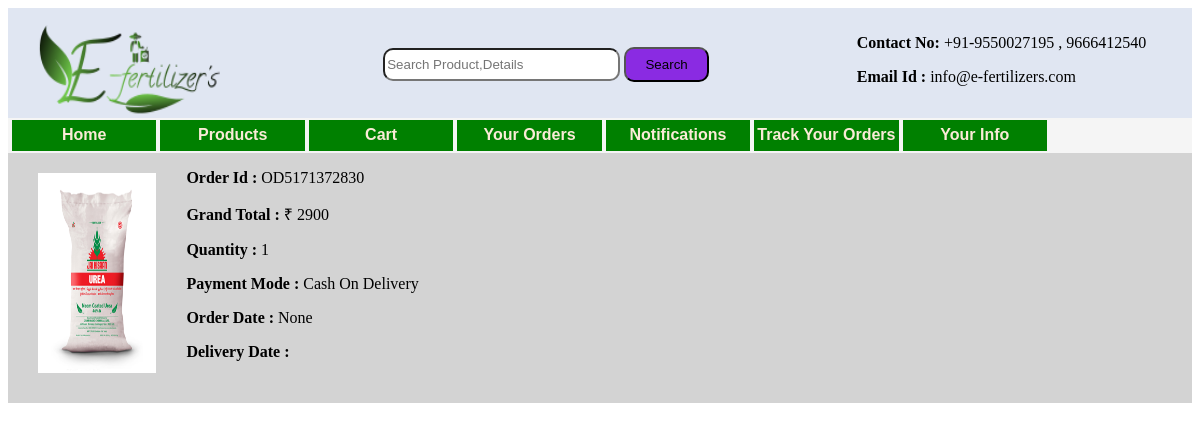
The app's page /forders with its own data.
### Farmer/models.py (models this page shows)
class Order(models.Model):
    Customer_Email = models.EmailField()
    Seller_Email = models.EmailField()
    Pro_Id = models.IntegerField(default=0)
    Order_Id = models.CharField(max_length=50,default="ABC",unique=True)
    Name = models.CharField(max_length=20)
    Price = models.IntegerField()
    Quantity = models.IntegerField()
    Weight = models.IntegerField()
    Weight1 = models.CharField(max_length=10,default=0)
    Sub_Total = models.IntegerField()
    Payment_Mode = models.CharField(default=0,max_length=100)
    Order_Status = models.CharField(max_length=100)
    Order_Date = models.DateTimeField(auto_now=True,auto_now_add=False)
    Status_Date = models.DateTimeField(auto_now=True,auto_now_add=False)
    Image = models.ImageField(upload_to='orders')

### Farmer/views.py (the view)
# urls.py: path('forders',views.Farmer_Orders,name='forders'),
def Farmer_Orders(request):
    if request.method == "POST":
        Price = 0
        Image = 0
        Name = 0
        Quantity = 0
        Payment = request.POST.get("Payment")
        for item in Cart.objects.all():
            id = item.Index_Id
            Name = item.Name
            Price = item.Sub_Total
            Image = item.Image
            Quantity = item.Quantity
        d = datetime.date.today()
        Delivery_Date = datetime.date.today() + datetime.timedelta(days=5)
        print(Delivery_Date)
        print(d)
        def Oid():
            x = random.randrange(1000000000,9999999999)
            print(x)
            i = "OD"
            n = str(i)
            r = (n + str(x))
            num = str(r)
            print(num)
            try :
                order = Order.objects.get(Order_Id=num)
                Oid()
            except Order.DoesNotExist:
                return num
        Order_Id = Oid()
        Order(Name=Name,Price=Price,Image=Image,Quantity=Quantity,Order_Id=Order_Id,Order_Date=d,Payment_Mode=Payment,Delivery_Date=Delivery_Date).save()
        Cart.objects.all().delete()
        res = Order.objects.all()
        return render(request,"Farmer/Farmer Orders.html",{"ord":res})
    else:
        res = Order.objects.all()
        return render(request,"Farmer/Farmer Orders.html",{"ord":res})

### Templates/Farmer/Farmer Orders.html (shortened to what this page needs)
{% extends 'Farmer_Base.html' %}
{% block Farmer %}
{% load static %}
{% for item in ord %}
<div class="Farmer_Order1">
    <div class="Farmer_Order2">
        <a href="details?id={{item.id}}">
            <img width="100" height="100" src="{{item.Image.url}}">
        </a>
    </div>
    <div class="Farmer_Order3">
        <p><b>Order Id : </b>{{item.Order_Id}}</p>
        <p><b>Grand Total : </b>&#8377 {{item.Price}}</p>
        <p><b>Quantity : </b>{{item.Quantity}}</p>
        <p><b>Payment Mode : </b>{{item.Payment_Mode}}</p>
        <p><b>Order Date : </b>{{item.Order_Date}}</p>
        <p><b>Delivery Date : </b>{{item.Delivery_Date}}</p>
    </div>
</div>
{% endfor %}
{% endblock %}

### Static/CSS/home.css (style rules this page uses)
.Farmer_Order1 { float: left;width: 100%;height: 250px;background-color: lightgray; }
.Farmer_Order2 { float: left;width: 10%;height: 200px;margin-left: 30px; }
.Farmer_Order2 img { float: left;width: 100%;height: 200px;margin-top: 20px; }
.Farmer_Order3 { float: left;width: 25%;height: 100px;margin-left: 30px; }

### records on screen
Order: Image (picture), Order_Id "OD5171372830", Price "2900", Quantity "1", Payment_Mode "Cash On Delivery", Order_Date "None"
